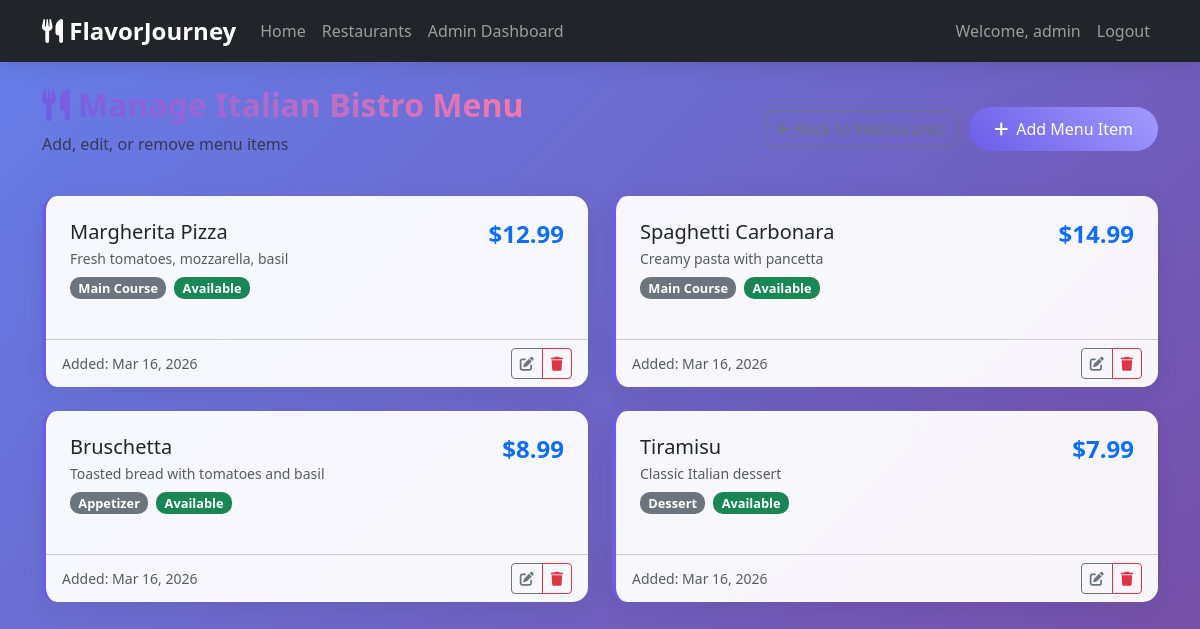
Screenshot of /admin/menu/1 (signed in) with the database file from the repository.
### models.py (models this page shows, shortened)
class User(UserMixin, db.Model):
    id = db.Column(db.Integer, primary_key=True)
    username = db.Column(db.String(80), unique=True, nullable=False)
    email = db.Column(db.String(120), unique=True, nullable=False)
    password_hash = db.Column(db.String(128))
    is_admin = db.Column(db.Boolean, default=False)
    created_at = db.Column(db.DateTime, default=lambda: datetime.now(timezone.utc))

class Restaurant(db.Model):
    id = db.Column(db.Integer, primary_key=True)
    name = db.Column(db.String(100), nullable=False)
    description = db.Column(db.Text)
    image_url = db.Column(db.String(200))
    category = db.Column(db.String(50), default='Other')
    phone = db.Column(db.String(20))
    email = db.Column(db.String(120))
    created_at = db.Column(db.DateTime, default=lambda: datetime.now(timezone.utc))
    menu_items = db.relationship('MenuItem', backref='restaurant', lazy=True, cascade='all, delete-orphan')

class MenuItem(db.Model):
    id = db.Column(db.Integer, primary_key=True)
    name = db.Column(db.String(100), nullable=False)
    description = db.Column(db.Text)
    price = db.Column(db.Float, nullable=False)
    category = db.Column(db.String(50))
    image_url = db.Column(db.String(200))
    is_available = db.Column(db.Boolean, default=True)
    restaurant_id = db.Column(db.Integer, db.ForeignKey('restaurant.id'), nullable=False)
    created_at = db.Column(db.DateTime, default=lambda: datetime.now(timezone.utc))

### app.py (the view)
@app.route('/admin/menu/<int:restaurant_id>')
@login_required
def admin_menu(restaurant_id):
    if not current_user.is_admin:
        flash('Access denied', 'error')
        return redirect(url_for('index'))
    restaurant = Restaurant.query.get_or_404(restaurant_id)
    menu_items = MenuItem.query.filter_by(restaurant_id=restaurant_id).all()
    return render_template('admin_menu.html', restaurant=restaurant, menu_items=menu_items)

### app.py (called while the page is built)
@login_manager.user_loader
def load_user(user_id):
    return User.query.get(int(user_id))

### templates/admin_menu.html (shortened to what this page needs)
{% extends "base.html" %}
{% block content %}
<div class="d-flex justify-content-between align-items-center mb-4">
    <div>
        <h2 class="fw-bold text-gradient mb-2">
            <i class="fas fa-utensils me-2"></i>Manage {{ restaurant.name }} Menu
        </h2>
        <p class="text-muted">Add, edit, or remove menu items</p>
    </div>
    <div>
        <a href="{{ url_for('admin_restaurants') }}" class="btn btn-outline-secondary me-2">
            <i class="fas fa-arrow-left me-1"></i>Back to Restaurants
        </a>
        <button class="btn btn-primary" data-bs-toggle="modal" data-bs-target="#addMenuItemModal">
            <i class="fas fa-plus me-2"></i>Add Menu Item
        </button>
    </div>
</div>
<div class="row">
    {% for item in menu_items %}
    <div class="col-lg-6 mb-4">
        <div class="card menu-admin-card h-100">
            <div class="card-body">
                <div class="d-flex justify-content-between align-items-start mb-3">
                    <div class="flex-grow-1">
                        <h5 class="card-title mb-1">{{ item.name }}</h5>
                        <p class="card-text text-muted small mb-2">{{ item.description }}</p>
                        <div class="d-flex align-items-center">
                            <span class="badge bg-secondary me-2">{{ item.category }}</span>
                            <span class="badge {% if item.is_available %}bg-success{% else %}bg-danger{% endif %}">
                                {% if item.is_available %}Available{% else %}Unavailable{% endif %}
                            </span>
                        </div>
                    </div>
                    <div class="text-end ms-3">
                        <span class="h4 text-primary fw-bold">${{ "%.2f"|format(item.price) }}</span>
                    </div>
                </div>
            </div>
            <div class="card-footer bg-transparent">
                <div class="d-flex justify-content-between align-items-center">
                    <small class="text-muted">Added: {{ item.created_at.strftime('%b %d, %Y') }}</small>
                    <div class="btn-group">
                        <button class="btn btn-sm btn-outline-secondary" onclick="editMenuItem({{ item.id }}, '{{ item.name }}', '{{ item.description }}', {{ item.price }}, '{{ item.category }}')">
                            <i class="fas fa-edit"></i>
                        </button>
                        <a href="{{ url_for('delete_menu_item', item_id=item.id) }}" class="btn btn-sm btn-outline-danger" onclick="return confirm('Are you sure?')">
                            <i class="fas fa-trash"></i>
                        </a>
                    </div>
                </div>
            </div>
        </div>
    </div>
    {% endfor %}
</div>
{% endblock %}

### templates/base.html (shortened to what this page needs)
<!DOCTYPE html>
<html lang="en">
<head>
    <link href="https://cdn.jsdelivr.net/npm/bootstrap@5.3.2/dist/css/bootstrap.min.css" rel="stylesheet">
    <link rel="stylesheet" href="{{ url_for('static', filename='style.css') }}">
    <link href="https://cdnjs.cloudflare.com/ajax/libs/font-awesome/6.0.0/css/all.min.css" rel="stylesheet">
</head>
<body>
    <nav class="navbar navbar-expand-lg navbar-dark bg-dark">
        <div class="container">
            <a class="navbar-brand" href="{{ url_for('index') }}">
                <i class="fas fa-utensils"></i> FlavorJourney
            </a>
            <div class="collapse navbar-collapse" id="navbarNav">
                <ul class="navbar-nav me-auto">
                    <li class="nav-item"><a class="nav-link" href="{{ url_for('index') }}">Home</a></li>
                    <li class="nav-item"><a class="nav-link" href="{{ url_for('restaurants') }}">Restaurants</a></li>
                    {% if current_user.is_authenticated and current_user.is_admin %}
                    <li class="nav-item"><a class="nav-link" href="{{ url_for('admin_dashboard') }}">Admin Dashboard</a></li>
                    {% endif %}
                </ul>
                <ul class="navbar-nav">
                    {% if current_user.is_authenticated %}
                    <li class="nav-item"><span class="nav-link">Welcome, {{ current_user.username }}</span></li>
                    <li class="nav-item"><a class="nav-link" href="{{ url_for('logout') }}">Logout</a></li>
                    {% else %}
                    <li class="nav-item"><a class="nav-link" href="{{ url_for('login') }}">Login</a></li>
                    <li class="nav-item"><a class="nav-link" href="{{ url_for('signup') }}">Sign Up</a></li>
                    {% endif %}
                </ul>
            </div>
        </div>
    </nav>
    <div class="container mt-4">
        {% block content %}{% endblock %}
    </div>
</body>
</html>

### static/style.css (style rules this page uses)
:root { --primary-color: #6c5ce7; --secondary-color: #a29bfe; --accent-color: #fd79a8; --dark-color: #2d3436; --light-color: #dfe6e9; }
body { background: linear-gradient(135deg, #667eea 0%, #764ba2 100%); min-height: 100vh; font-family: 'Segoe UI', Tahoma, Geneva, Verdana, sans-serif; }
.navbar-brand { font-weight: 700; font-size: 1.5rem; }
.text-gradient { background: linear-gradient(45deg, var(--primary-color), var(--accent-color)); -webkit-background-clip: text; -webkit-text-fill-color: transparent; background-clip: text; }
.card { border: none; border-radius: 15px; box-shadow: 0 10px 30px rgba(0, 0, 0, 0.1); transition: transform 0.3s ease; backdrop-filter: blur(10px); background: rgba(255, 255, 255, 0.95); }
.btn-primary { background: linear-gradient(45deg, var(--primary-color), var(--secondary-color)); border: none; border-radius: 25px; padding: 10px 25px; transition: all 0.3s ease; }
.badge { border-radius: 10px; font-size: 0.8rem; }
.navbar { box-shadow: 0 4px 20px rgba(0, 0, 0, 0.1); }
.restaurant-admin-card, .menu-admin-card { border: none; border-radius: 15px; box-shadow: 0 5px 25px rgba(0, 0, 0, 0.08); transition: all 0.3s ease; border-left: 4px solid #6c5ce7; }
.card { border: none; border-radius: 15px; box-shadow: 0 5px 25px rgba(0, 0, 0, 0.08); }
.card-body { padding: 1.5rem; }

### templates/admin_menu.html (style rules this page uses)
.text-gradient { background: linear-gradient(45deg, #6c5ce7, #fd79a8); -webkit-background-clip: text; -webkit-text-fill-color: transparent; background-clip: text; }
.menu-admin-card { border: none; border-radius: 15px; box-shadow: 0 5px 25px rgba(0, 0, 0, 0.08); transition: all 0.3s ease; border-left: 4px solid #6c5ce7; }

### rows the page displays
User: username "admin"
Restaurant: name "Italian Bistro"
MenuItem: name "Margherita Pizza", description "Fresh tomatoes, mozzarella, basil", category "Main Course", is_available "Available", price "12.99", created_at "Mar 16, 2026"
MenuItem: name "Spaghetti Carbonara", description "Creamy pasta with pancetta", category "Main Course", is_available "Available", price "14.99", created_at "Mar 16, 2026"
MenuItem: name "Bruschetta", description "Toasted bread with tomatoes and basil", category "Appetizer", is_available "Available", price "8.99", created_at "Mar 16, 2026"
MenuItem: name "Tiramisu", description "Classic Italian dessert", category "Dessert", is_available "Available", price "7.99", created_at "Mar 16, 2026"
